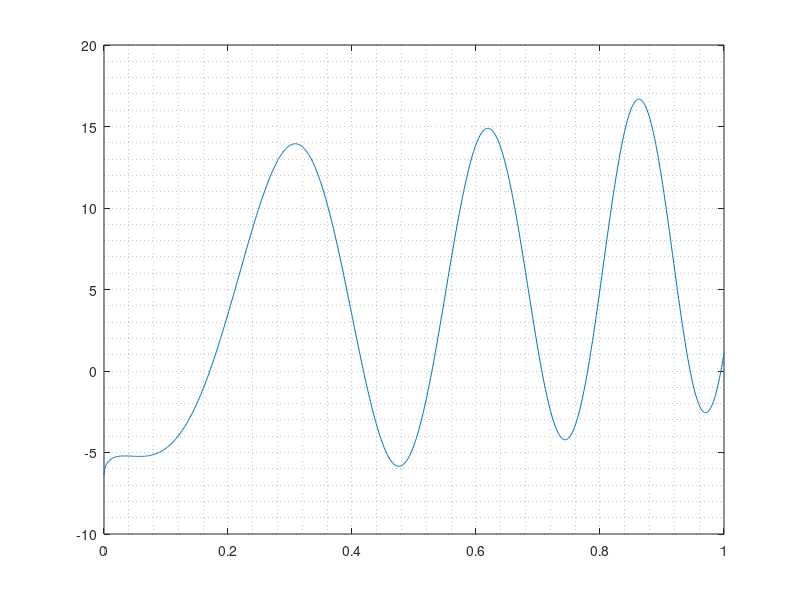

The MATLAB source for this figure:
%function [f] = f(y)
%UNTITLED2 Summary of this function goes here
%   Detailed explanation goes here
y=0:0.001:1;
f1=8*cos(4*y.^0.5-0.4)-20*(y-0.6).^2+3+15*y;
f2=5*cos(20*(y.^1.5-0.8));
f=f1+2*f2;
%end

plot(y,f)
grid minor

